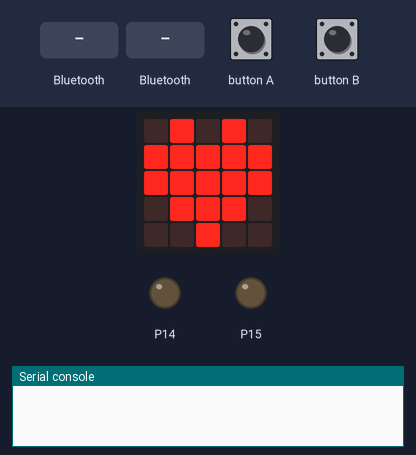
A program run on a simulated BBC micro:bit (MakeCode). Shown: the board's 5×5 LED display, output pins drawn as LEDs (lit = HIGH), the last lines printed to the serial console. The test bench sets the inputs (shaded band).

Above: at 1.8 s.
1.9 s: a phone connects over Bluetooth
At 3.1 s:
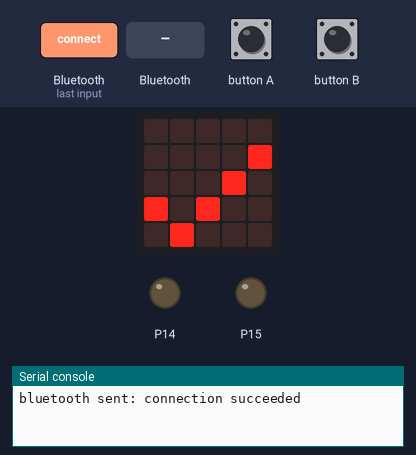
3.4 s: "A" arrives over Bluetooth UART
At 5.4 s:
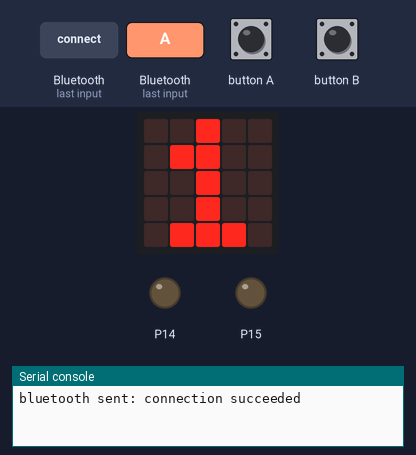
6.4 s: button A pressed for 0.15 s
At 8.1 s:
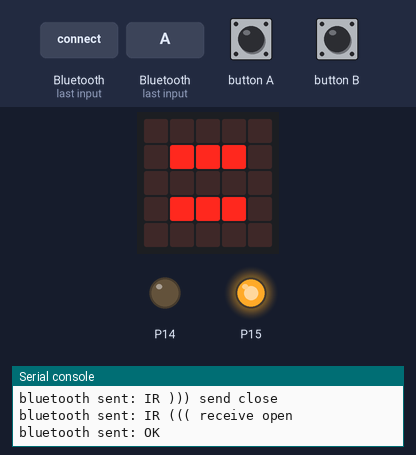
8.4 s: button B pressed for 0.15 s
At 9.7 s:
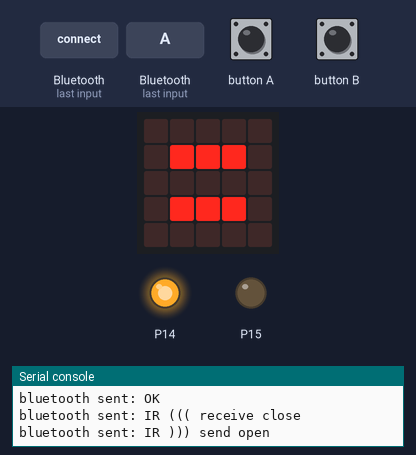
10.0 s: "1" arrives over Bluetooth UART
At 10.5 s:
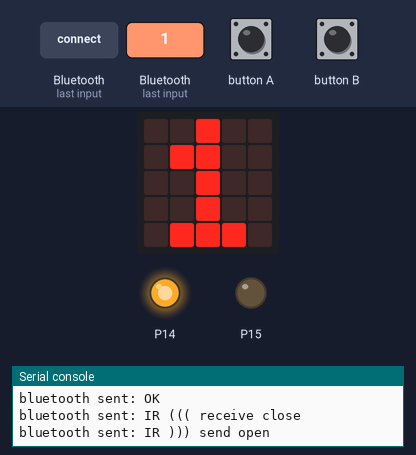
13.0 s: a phone connects over Bluetooth
At 13.4 s:
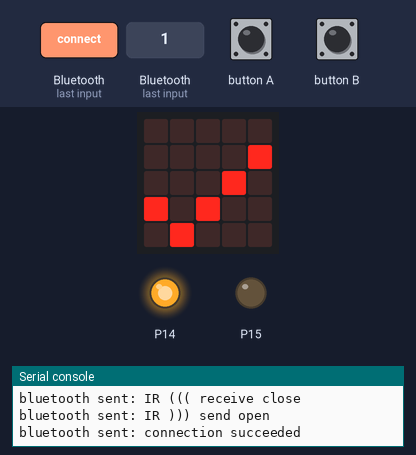
Timing chart, 0 to 16.0 s (numbered marks = the images above; inputs shaded):
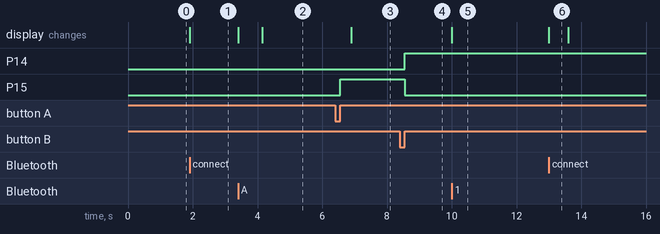

The program:

main.ts
```typescript
bluetooth.onUartDataReceived(serial.delimiters(Delimiters.NewLine), function () {
    rContent = bluetooth.uartReadUntil(serial.delimiters(Delimiters.NewLine))
    if (rContent) {
        rContent = rContent.trim()
    }
    if (isBluetoothConnected && rContent) {
        basic.showString(rContent)
        basic.showNumber(rContent.length)
        basic.pause(2000)
        bluetooth.uartWriteString("OK")
    } else {
        bluetooth.uartWriteString("No Data")
    }
    basic.showLeds(`
        . . . . .
        . # # # .
        . . . . .
        . # # # .
        . . . . .
        `)
})
bluetooth.onBluetoothConnected(function () {
    isBluetoothConnected = true
    bluetooth.uartWriteString("connection succeeded")
    basic.showIcon(IconNames.Yes)
})
input.onButtonPressed(Button.A, function () {
    isPressedButtonB = false
    pins.digitalWritePin(DigitalPin.P14, 0)
    bluetooth.uartWriteString("IR ))) send close")
    if (isBluetoothConnected) {
        isPressedButtonA = true
        bluetooth.uartWriteString("IR ((( receive open")
        pins.digitalWritePin(DigitalPin.P15, 1)
    }
})
input.onButtonPressed(Button.B, function () {
    isPressedButtonA = false
    pins.digitalWritePin(DigitalPin.P15, 0)
    bluetooth.uartWriteString("IR ((( receive close")
    if (isBluetoothConnected) {
        isPressedButtonB = true
        bluetooth.uartWriteString("IR ))) send open")
    }
    pins.digitalWritePin(DigitalPin.P14, 1)
})
// 接收红外信号
pins.onPulsed(DigitalPin.P15, PulseValue.High, function () {

})
// 发送红外信号
pins.onPulsed(DigitalPin.P14, PulseValue.High, function () {

})
let isBluetoothConnected = false
let isPressedButtonA = false
let isPressedButtonB = false
let rContent = ""
let IRData = [] as Array<any>
isPressedButtonB = false
isPressedButtonA = false
rContent = ""
pins.digitalWritePin(DigitalPin.P14, 0)
pins.digitalWritePin(DigitalPin.P15, 0)
basic.showIcon(IconNames.Heart)
```

test.ts
```typescript
// 在此处测试；当此软件包作为插件使用时，将不会编译此软件包。
```

Measured:
- after the input at 1.9 s, the display: changes at once (image 1)
- after the input at 3.4 s, the display: first changes at once (image 2 shows a later state)
- after the input at 6.4 s, P15: LOW → HIGH after 0.15 s
- after the input at 8.4 s, P14: LOW → HIGH after 0.15 s; P15: HIGH → LOW after 0.15 s
- after the input at 10.0 s, the display: changes at once (image 5)
- after the input at 13.0 s, the display: changes at once (image 6)
- what the display in image 6 shows lasts 0.6 s, from 13.0 s to 13.6 s
